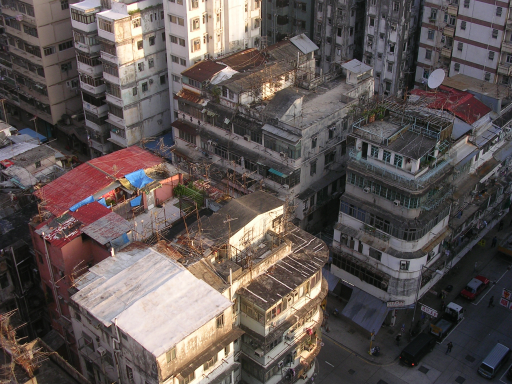
#> input picture computerVision/lab3/images/architecture.png, 512 x 384 px
$ python task1.py
#> lines starting #> are read from the running program, lines starting #| are printed output that depends on the picture
import os
import csv
import cv2
import numpy as np
import matplotlib.pyplot as plt

os.chdir(os.path.dirname(os.path.abspath(__file__)))
os.makedirs("results", exist_ok=True)

original = cv2.imread("images/architecture.png", cv2.IMREAD_GRAYSCALE)
#> original: shape (384, 512); min 6, max 253, mean 87.9
height, width = original.shape
#> height = 384; width = 512

factor = 320 / max(height, width)
#> factor = 0.625
original = cv2.resize(original, (round(width * factor), round(height * factor)),
                      interpolation=cv2.INTER_AREA)
#> original: shape (240, 320)
values = original.astype(float)
random = np.random.default_rng(42)

# Отрицательный шум сохраняем до перевода в uint8.
gaussian_noise = random.normal(0, 22, original.shape)
gaussian = values + gaussian_noise
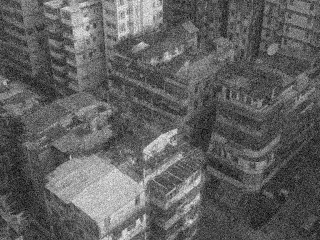
#> gaussian: shape (240, 320) float64; min -56.54, max 323.3, mean 87.9; drawn with min black and max white

salt = original.copy()
salt[random.random(original.shape) < 0.12] = 255
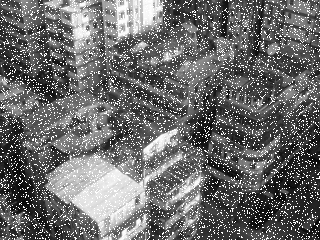
#> salt: shape (240, 320); min 7, max 255, mean 108.1

pepper = original.copy()
pepper[random.random(original.shape) < 0.12] = 0
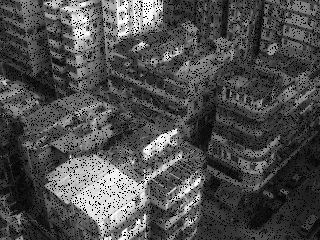
#> pepper: shape (240, 320); min 0, max 253, mean 77.6

probability = random.random(original.shape)
salt_pepper = original.copy()
salt_pepper[probability < 0.10] = 0
salt_pepper[probability > 0.90] = 255
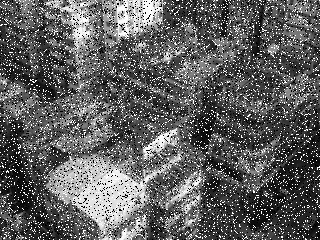
#> salt_pepper: shape (240, 320); min 0, max 255, mean 95.6

# Спекл: сила шума зависит от яркости.
speckle = values + values * random.normal(0, 0.28, original.shape)

# 45 — максимальное среднее число фотонов.
poisson = random.poisson(values / 255 * 45) / 45 * 255
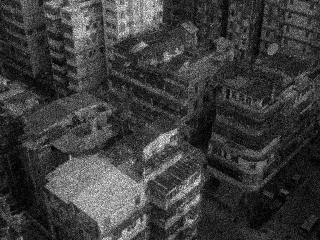
#> poisson: shape (240, 320) float64; min 0, max 362.7, mean 87.9; drawn with min black and max white

noisy_images = [gaussian, salt, pepper, salt_pepper, speckle, poisson]
noise_names = ["gaussian", "salt", "pepper", "salt_pepper", "speckle", "poisson"]
noise_titles = ["Гаусс: sigma = 22", "Соль: 12%", "Перец: 12%",
                "Соль-перец: 20%", "Спекл: sigma = 0.28", "Пуассон: уровень 45"]
measurements = []

cv2.imwrite("results/task1_original.png", original)
for index in range(len(noisy_images)):
    noisy_images[index] = np.clip(np.rint(noisy_images[index]), 0, 255).astype(np.uint8)
    cv2.imwrite("results/task1_" + noise_names[index] + ".png", noisy_images[index])
    mse = np.mean((values - noisy_images[index].astype(float)) ** 2)
    measurements.append([noise_names[index], round(float(mse), 4)])
    print(noise_titles[index], ": MSE =", round(float(mse), 2))
#> this loop made 6 passes
#> mse on passes 1 to 6: 464.7, 3711.7, 1235.2, 4077.7, 709.7, 468.8
#| Гаусс: sigma = 22 : MSE = 464.69
#| Соль: 12% : MSE = 3711.66
#| Перец: 12% : MSE = 1235.19
#| Соль-перец: 20% : MSE = 4077.71
#| Спекл: sigma = 0.28 : MSE = 709.71
#| Пуассон: уровень 45 : MSE = 468.82
#> pass 1, `cv2.imwrite("results/task1_" + noise_names[index] + ".png", noisy_imag..`:
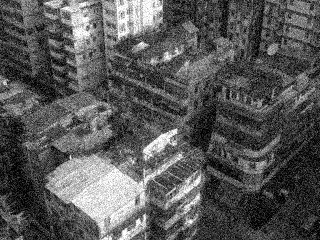
#> saved as task1_gaussian.png: shape (240, 320); min 0, max 255, mean 88
#> after the loop, measurements = [['gaussian', 464.7], ['salt', 3711.7], ['pepper', 1235.2], ['salt_pepper', 4077.7], ['speckle', 709.7], ['poisson', 468.8]]; noisy_images = 6 items

for start in range(0, len(noisy_images), 3):
    images = [original] + noisy_images[start:start + 3]
    titles = ["Исходное изображение"] + noise_titles[start:start + 3]
    plt.figure(figsize=(10, 8))
    for index in range(4):
        plt.subplot(2, 2, index + 1)
        plt.imshow(images[index], cmap="gray", vmin=0, vmax=255)
        plt.title(titles[index])
        plt.axis("off")
    plt.tight_layout()
    plt.savefig("results/task1_comparison_" + str(start // 3 + 1) + ".png", dpi=120)
#> this loop made 2 passes
#> start on pass 2: 3
#> pass 2, `plt.savefig("results/task1_comparison_" + str(start // 3 + 1) + ".png"..`:
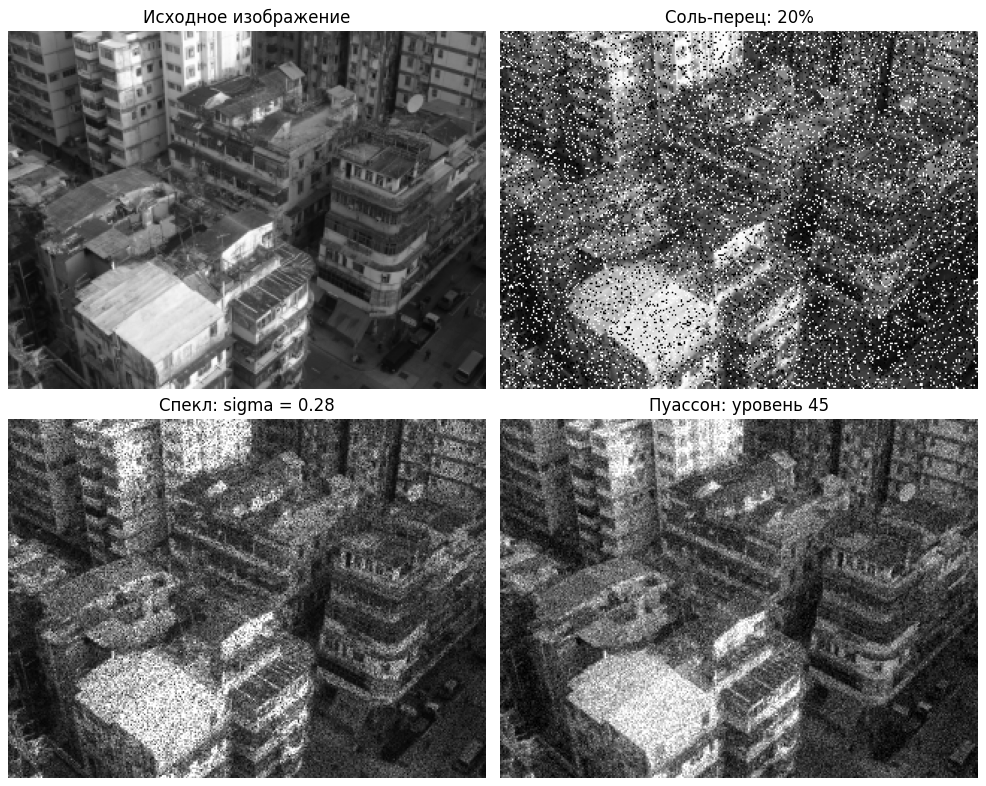
#> figure drawn by matplotlib, 4 panels

with open("results/task1_metrics.csv", "w", newline="", encoding="utf-8-sig") as file:
    writer = csv.writer(file)
    writer.writerow(["noise", "mse"])
    writer.writerows(measurements)

plt.show()
